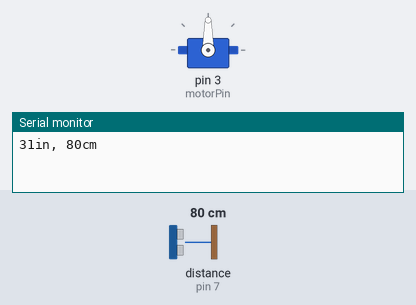
This sketch was run on a simulated Arduino Uno, built with avr-gcc and run on an emulated ATmega328P. On the bench: servo, the last lines printed to the serial monitor. Wiring (inferred from the names in the program): ultrasonic range finder: trigger pin 7; echo pin 7. The inputs (shaded band) are chosen by the test bench; at power-on: distance to the obstacle (sensor on pin 7) 80 cm. The echo pulse lasts 58.3 µs per cm.

Above: at 0.05 s.
At 4.0 s:
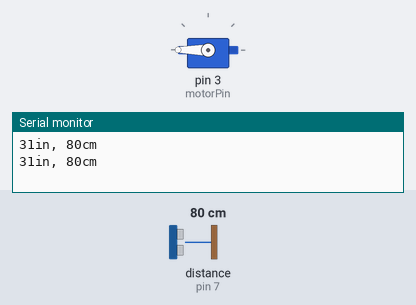
At 8.0 s:
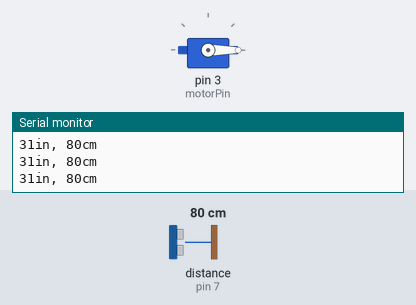
Timing chart, 0 to 10.4 s (numbered marks = the images above):
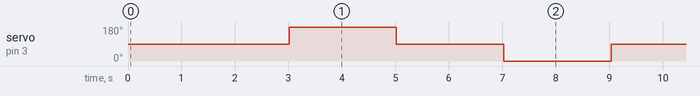

The sketch:

motorAndPing.ino
```cpp
#include <Servo.h>    // Use Servo library, included with IDE

Servo myServo;        // Create Servo object to control the servo

// pin number of the ping sensor's output:
const int pingPin = 7;
// pin number of the server motor output:
const int motorPin = 3;

//Number of positions to measure
const int noOfPositions = 4;


void setup() {
  // initialize serial communication:
  Serial.begin(9600);
  // Servo is connected to digital pin 9
  myServo.attach(motorPin);
}

void loop() {
  int times = noOfPositions;
  myLoop(times);
}

void myLoop(int times)
{
  // Servo rotation sequence.
  long values[] = {90,180,90,0};

  for (int i=0; i < times; i++)
  {
    measureDistance();
    rotate(values[i]);
  }
}

void rotate(long angle)
{
  myServo.write(angle);   // Rotate servo counter clockwise
  delay(1000);          // Wait 2 seconds
}

void measureDistance()
{
  long duration;
  duration = fetchValues();
  printValues(duration);
  delay(1000);

}

void printValues(long duration)
{
  long inches, cm;
  // convert the time into a distance
  inches = microsecondsToInches(duration);
  cm = microsecondsToCentimeters(duration);

  Serial.print(inches);
  Serial.print("in, ");
  Serial.print(cm);
  Serial.print("cm");
  Serial.println();
}

long fetchValues()
{
  // The PING))) is triggered by a HIGH pulse of 2 or more microseconds.
  // Give a short LOW pulse beforehand to ensure a clean HIGH pulse:
  pinMode(pingPin, OUTPUT);
  digitalWrite(pingPin, LOW);
  delayMicroseconds(2);
  digitalWrite(pingPin, HIGH);
  delayMicroseconds(5);
  digitalWrite(pingPin, LOW);

  // The same pin is used to read the signal from the PING))): a HIGH
  // pulse whose duration is the time (in microseconds) from the sending
  // of the ping to the reception of its echo off of an object.
  pinMode(pingPin, INPUT);
  return pulseIn(pingPin, HIGH);
}

long microsecondsToInches(long microseconds)
{
  // According to Parallax's datasheet for the PING))), there are
  // 73.746 microseconds per inch (i.e. sound travels at 1130 feet per
  // second).  This gives the distance travelled by the ping, outbound
  // and return, so we divide by 2 to get the distance of the obstacle.
  // See: http://www.parallax.com/dl/docs/prod/acc/28015-PING-v1.3.pdf
  return microseconds / 74 / 2;
}

long microsecondsToCentimeters(long microseconds)
{
  // The speed of sound is 340 m/s or 29 microseconds per centimeter.
  // The ping travels out and back, so to find the distance of the
  // object we take half of the distance travelled.
  return microseconds / 29 / 2;
}
```

Measured:
- by itself, servo on pin 3 (motorPin): repeats every 8.0 s: 90° 2.0 s, 0° 2.0 s, 90° 2.0 s, 180° 2.0 s
